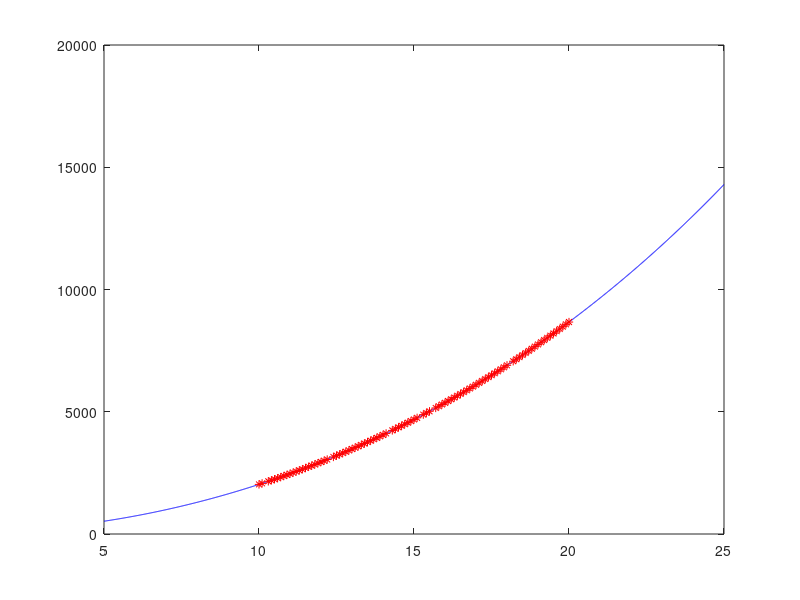

MATLAB code to generate this figure:
function hitta_funktion()

siffror=[%
    10.000   2028.960
    10.100   2070.480
    10.300   2154.643
    10.400   2197.467
    10.500   2240.703
    10.600   2284.442
    10.700   2328.636
    10.800   2373.263
    10.900   2418.326
    11.000   2463.935
    11.100   2509.891
    11.200   2556.463
    11.300   2603.344
    11.400   2650.524
    11.500   2698.784
    11.600   2747.113
    11.700   2795.924
    11.800   2845.308
    11.900   2895.174
    12.000   2945.453
    12.100   2996.147
    12.200   3047.407
    12.400   3151.356
    12.500   3204.068
    12.600   3257.178
    12.700   3310.848
    12.800   3365.090
    12.900   3419.683
    13.000   3474.869
    13.100   3530.509
    13.200   3586.575
    13.300   3643.306
    13.400   3700.364
    13.500   3758.070
    13.600   3815.976
    13.700   3874.832
    13.800   3933.969
    13.900   3993.939
    14.000   4053.792
    14.100   4114.411
    14.300   4237.267
    14.400   4299.487
    14.500   4362.237
    14.600   4425.438
    14.700   4489.191
    14.800   4553.588
    14.900   4618.400
    15.000   4683.738
    15.100   4749.593
    15.300   4882.861
    15.400   4950.417
    15.500   5018.336
    15.700   5156.019
    15.800   5225.636
    15.900   5295.732
    16.000   5366.438
    16.100   5437.716
    16.200   5509.627
    16.300   5581.924
    16.400   5654.887
    16.500   5728.338
    16.600   5802.619
    16.700   5876.932
    16.800   5952.108
    16.900   6027.808
    17.000   6104.106
    17.100   6180.991
    17.200   6258.437
    17.300   6336.484
    17.400   6415.115
    17.500   6494.441
    17.600   6573.984
    17.700   6654.337
    17.800   6735.280
    17.900   6816.756
    18.000   6898.807
    18.200   7064.820
    18.300   7148.657
    18.400   7233.226
    18.500   7318.260
    18.600   7404.000
    18.700   7490.329
    18.800   7577.229
    18.900   7664.772
    19.000   7752.880
    19.100   7841.685
    19.200   7931.029
    19.300   8021.135
    19.400   8111.775
    19.500   8203.091
    19.600   8294.985
    19.700   8387.539
    19.800   8480.657
    19.900   8574.580
    20.000   8669.060
];




x = siffror(:, 1);
y = siffror(:, 2);
n = 6;
for i=1:length(siffror)
    for k=1:n+1
        A(i,k) = x(i)^(n+1-k);
    end;
end;

coefficients = inv(transpose(A)*A)*transpose(A)*y;
p = polyfit(x, y, n);
coefficients2 = p';

test_x = 5:0.01:25;
poly_y = polynomial(test_x, coefficients);


plot(test_x,poly_y, "b-", x, y, "r*")

loss1 = MSE(y, polynomial(x, coefficients))
loss2 = MSE(y, polynomial(x, coefficients2))
pause(100)


end


function y = polynomial(x, coefficients)
    k = length(coefficients);
    y = 0;
    for n=0:k-1
        y = y + (x.^n).*coefficients(k-n);
    end
end


function loss = MSE(y, y_hat)
    loss = (y-y_hat).^2;
    loss = mean(loss);
end